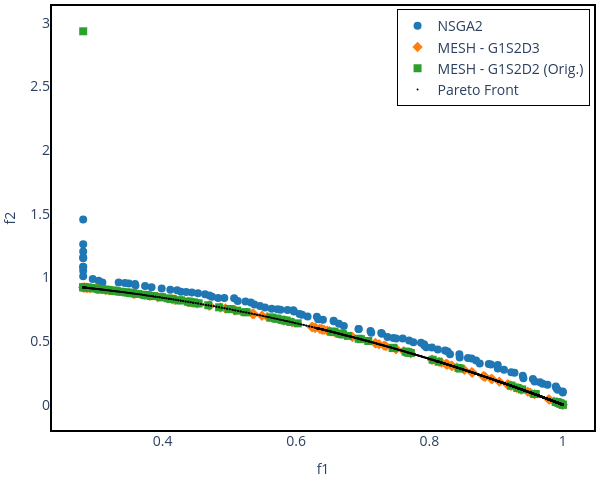

Notebook code for this chart:
### Markdown cell above
## Plotting

### Code cell
# Creating a subplot
fig = go.Figure()

for i in range(num_datasets):
    fig.add_trace(pareto_front[i])

axis_range = None # [-0.05, 1.05]
# Setting layout
fig.update_layout(
    shapes=[
        dict(
            type="rect",
            xref="paper", yref="paper",
            x0=0, y0=0, x1=1, y1=1,
            line=dict(color="black", width=2),
            fillcolor="rgba(0,0,0,0)"  # Transparente
        )
    ],
    xaxis=dict(title=dict(text='f1', font=dict(size=14)), tickfont=dict(size=14)),
    yaxis=dict(title=dict(text='f2', font=dict(size=14)), tickfont=dict(size=14)),
    # title=dict(
    #     text='MESH - ' + experiment_name.upper(),
    #     x=0.5,  # Centering the title
    #     xanchor='center',
    #     yanchor='top'
    # ),
    legend=dict(
        x=0.99,
        y=0.99,
        xanchor="right",
        yanchor="top",
        bgcolor="rgba(255,255,255,0.8)",  # fundo leve para não colidir com os pontos
        bordercolor="black",
        borderwidth=1,
        font=dict(size=14)
    ),
    showlegend=True,
    margin=dict(l=5, r=5, b=5, t=5), # Rearrange the margin
    width=600,   # Figure width (pixels)
    height=480,  # Figure height (pixels)
    paper_bgcolor="white",
    plot_bgcolor='white'
)

# Plotting the Pareto front
real_pareto_front = get_pareto(experiment_name, n_pareto_points, position_dim, 2, wfg_k)
fig.add_trace(
	go.Scatter(x=real_pareto_front[:,0],
		y=real_pareto_front[:,1],
		mode='markers', marker=dict(size=2, color='black'),
		name='Pareto Front',
		showlegend=True
		)
	)

# Showing the figure
fig.show()
